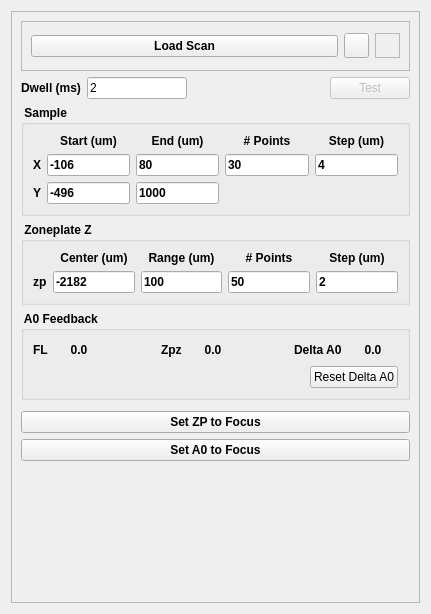
<?xml version="1.0" encoding="UTF-8"?>
<ui version="4.0">
 <class>Form</class>
 <widget class="QWidget" name="Form">
  <property name="geometry">
   <rect>
    <x>0</x>
    <y>0</y>
    <width>431</width>
    <height>614</height>
   </rect>
  </property>
  <property name="windowTitle">
   <string>Form</string>
  </property>
  <layout class="QVBoxLayout" name="verticalLayout">
   <item>
    <widget class="QFrame" name="frame">
     <property name="maximumSize">
      <size>
       <width>650</width>
       <height>16777215</height>
      </size>
     </property>
     <property name="frameShape">
      <enum>QFrame::StyledPanel</enum>
     </property>
     <property name="frameShadow">
      <enum>QFrame::Raised</enum>
     </property>
     <layout class="QVBoxLayout" name="verticalLayout_2">
      <item>
       <widget class="QFrame" name="loadscan_frame">
        <property name="minimumSize">
         <size>
          <width>0</width>
          <height>50</height>
         </size>
        </property>
        <property name="frameShape">
         <enum>QFrame::StyledPanel</enum>
        </property>
        <property name="frameShadow">
         <enum>QFrame::Sunken</enum>
        </property>
        <layout class="QHBoxLayout" name="horizontalLayout_3">
         <item>
          <widget class="QPushButton" name="loadScanBtn">
           <property name="font">
            <font>
             <weight>75</weight>
             <bold>true</bold>
            </font>
           </property>
           <property name="text">
            <string>Load Scan</string>
           </property>
          </widget>
         </item>
         <item>
          <widget class="QToolButton" name="helpBtn">
           <property name="minimumSize">
            <size>
             <width>25</width>
             <height>25</height>
            </size>
           </property>
           <property name="maximumSize">
            <size>
             <width>25</width>
             <height>25</height>
            </size>
           </property>
           <property name="text">
            <string/>
           </property>
           <property name="icon">
            <iconset>
             <normaloff>../../../icons/helplite.png</normaloff>../../../icons/helplite.png</iconset>
           </property>
           <property name="iconSize">
            <size>
             <width>50</width>
             <height>50</height>
            </size>
           </property>
          </widget>
         </item>
         <item>
          <widget class="QLabel" name="rtclkpic">
           <property name="maximumSize">
            <size>
             <width>25</width>
             <height>25</height>
            </size>
           </property>
           <property name="autoFillBackground">
            <bool>true</bool>
           </property>
           <property name="frameShape">
            <enum>QFrame::StyledPanel</enum>
           </property>
           <property name="text">
            <string/>
           </property>
           <property name="pixmap">
            <pixmap>../../../icons/icons8-mouse-right-click-50.png</pixmap>
           </property>
           <property name="scaledContents">
            <bool>true</bool>
           </property>
           <property name="alignment">
            <set>Qt::AlignRight|Qt::AlignTrailing|Qt::AlignVCenter</set>
           </property>
          </widget>
         </item>
        </layout>
       </widget>
      </item>
      <item>
       <layout class="QHBoxLayout" name="horizontalLayout_34">
        <item>
         <layout class="QHBoxLayout" name="horizontalLayout_35">
          <item>
           <widget class="QLabel" name="label_61">
            <property name="font">
             <font>
              <weight>75</weight>
              <bold>true</bold>
             </font>
            </property>
            <property name="text">
             <string>Dwell (ms)</string>
            </property>
            <property name="alignment">
             <set>Qt::AlignCenter</set>
            </property>
           </widget>
          </item>
          <item>
           <widget class="QLineEdit" name="dwellFld">
            <property name="maximumSize">
             <size>
              <width>100</width>
              <height>16777215</height>
             </size>
            </property>
            <property name="text">
             <string>2</string>
            </property>
           </widget>
          </item>
         </layout>
        </item>
        <item>
         <spacer name="horizontalSpacer_7">
          <property name="orientation">
           <enum>Qt::Horizontal</enum>
          </property>
          <property name="sizeHint" stdset="0">
           <size>
            <width>40</width>
            <height>20</height>
           </size>
          </property>
         </spacer>
        </item>
        <item>
         <widget class="QPushButton" name="testBtn">
          <property name="enabled">
           <bool>false</bool>
          </property>
          <property name="text">
           <string>Test</string>
          </property>
         </widget>
        </item>
        <item>
         <layout class="QHBoxLayout" name="horizontalLayout_36"/>
        </item>
       </layout>
      </item>
      <item>
       <widget class="QGroupBox" name="groupBox">
        <property name="minimumSize">
         <size>
          <width>0</width>
          <height>100</height>
         </size>
        </property>
        <property name="font">
         <font>
          <weight>75</weight>
          <bold>true</bold>
         </font>
        </property>
        <property name="title">
         <string> Sample </string>
        </property>
        <layout class="QHBoxLayout" name="horizontalLayout_2">
         <item>
          <layout class="QGridLayout" name="gridLayout">
           <item row="0" column="1">
            <widget class="QLabel" name="label_23">
             <property name="font">
              <font>
               <weight>75</weight>
               <bold>true</bold>
              </font>
             </property>
             <property name="text">
              <string>Start (um)</string>
             </property>
             <property name="alignment">
              <set>Qt::AlignCenter</set>
             </property>
            </widget>
           </item>
           <item row="0" column="2">
            <widget class="QLabel" name="label_24">
             <property name="font">
              <font>
               <weight>75</weight>
               <bold>true</bold>
              </font>
             </property>
             <property name="text">
              <string>End (um)</string>
             </property>
             <property name="alignment">
              <set>Qt::AlignCenter</set>
             </property>
            </widget>
           </item>
           <item row="0" column="3">
            <widget class="QLabel" name="label_25">
             <property name="font">
              <font>
               <weight>75</weight>
               <bold>true</bold>
              </font>
             </property>
             <property name="text">
              <string># Points</string>
             </property>
             <property name="alignment">
              <set>Qt::AlignCenter</set>
             </property>
            </widget>
           </item>
           <item row="0" column="4">
            <widget class="QLabel" name="label_56">
             <property name="font">
              <font>
               <weight>75</weight>
               <bold>true</bold>
              </font>
             </property>
             <property name="text">
              <string>Step (um)</string>
             </property>
             <property name="alignment">
              <set>Qt::AlignCenter</set>
             </property>
            </widget>
           </item>
           <item row="1" column="0">
            <widget class="QLabel" name="label_57">
             <property name="font">
              <font>
               <weight>75</weight>
               <bold>true</bold>
              </font>
             </property>
             <property name="text">
              <string>X</string>
             </property>
            </widget>
           </item>
           <item row="1" column="1">
            <widget class="QLineEdit" name="startXFld">
             <property name="text">
              <string>-106</string>
             </property>
            </widget>
           </item>
           <item row="1" column="2">
            <widget class="QLineEdit" name="endXFld">
             <property name="text">
              <string>80</string>
             </property>
            </widget>
           </item>
           <item row="1" column="3">
            <widget class="QLineEdit" name="npointsXFld">
             <property name="text">
              <string>30</string>
             </property>
            </widget>
           </item>
           <item row="1" column="4">
            <widget class="QLineEdit" name="stepXFld">
             <property name="text">
              <string>4</string>
             </property>
            </widget>
           </item>
           <item row="2" column="0">
            <widget class="QLabel" name="label_58">
             <property name="font">
              <font>
               <weight>75</weight>
               <bold>true</bold>
              </font>
             </property>
             <property name="text">
              <string>Y</string>
             </property>
            </widget>
           </item>
           <item row="2" column="1">
            <widget class="QLineEdit" name="startYFld">
             <property name="text">
              <string>-496</string>
             </property>
            </widget>
           </item>
           <item row="2" column="2">
            <widget class="QLineEdit" name="endYFld">
             <property name="text">
              <string>1000</string>
             </property>
            </widget>
           </item>
          </layout>
         </item>
        </layout>
       </widget>
      </item>
      <item>
       <widget class="QGroupBox" name="groupBox_2">
        <property name="minimumSize">
         <size>
          <width>0</width>
          <height>74</height>
         </size>
        </property>
        <property name="font">
         <font>
          <weight>75</weight>
          <bold>true</bold>
         </font>
        </property>
        <property name="title">
         <string> Zoneplate Z </string>
        </property>
        <layout class="QVBoxLayout" name="verticalLayout_3">
         <item>
          <layout class="QGridLayout" name="gridLayout_9">
           <item row="0" column="1">
            <widget class="QLabel" name="label9">
             <property name="font">
              <font>
               <weight>75</weight>
               <bold>true</bold>
              </font>
             </property>
             <property name="text">
              <string>Center (um)</string>
             </property>
             <property name="alignment">
              <set>Qt::AlignCenter</set>
             </property>
            </widget>
           </item>
           <item row="0" column="2">
            <widget class="QLabel" name="label_60">
             <property name="font">
              <font>
               <weight>75</weight>
               <bold>true</bold>
              </font>
             </property>
             <property name="text">
              <string>Range (um)</string>
             </property>
             <property name="alignment">
              <set>Qt::AlignCenter</set>
             </property>
            </widget>
           </item>
           <item row="0" column="3">
            <widget class="QLabel" name="label_62">
             <property name="font">
              <font>
               <weight>75</weight>
               <bold>true</bold>
              </font>
             </property>
             <property name="text">
              <string># Points</string>
             </property>
             <property name="alignment">
              <set>Qt::AlignCenter</set>
             </property>
            </widget>
           </item>
           <item row="0" column="4">
            <widget class="QLabel" name="label_63">
             <property name="font">
              <font>
               <weight>75</weight>
               <bold>true</bold>
              </font>
             </property>
             <property name="text">
              <string>Step (um)</string>
             </property>
             <property name="alignment">
              <set>Qt::AlignCenter</set>
             </property>
            </widget>
           </item>
           <item row="1" column="0">
            <widget class="QLabel" name="label_64">
             <property name="font">
              <font>
               <weight>75</weight>
               <bold>true</bold>
              </font>
             </property>
             <property name="text">
              <string>zp</string>
             </property>
            </widget>
           </item>
           <item row="1" column="1">
            <widget class="QLineEdit" name="centerZPFld">
             <property name="text">
              <string>-2182</string>
             </property>
            </widget>
           </item>
           <item row="1" column="4">
            <widget class="QLineEdit" name="stepZPFld">
             <property name="text">
              <string>2</string>
             </property>
            </widget>
           </item>
           <item row="1" column="2">
            <widget class="QLineEdit" name="rangeZPFld">
             <property name="text">
              <string>100</string>
             </property>
            </widget>
           </item>
           <item row="1" column="3">
            <widget class="QLineEdit" name="npointsZPFld">
             <property name="text">
              <string>50</string>
             </property>
            </widget>
           </item>
          </layout>
         </item>
        </layout>
       </widget>
      </item>
      <item>
       <widget class="QGroupBox" name="groupBox_3">
        <property name="minimumSize">
         <size>
          <width>0</width>
          <height>0</height>
         </size>
        </property>
        <property name="font">
         <font>
          <weight>75</weight>
          <bold>true</bold>
         </font>
        </property>
        <property name="title">
         <string> A0 Feedback</string>
        </property>
        <layout class="QVBoxLayout" name="verticalLayout_4">
         <item>
          <layout class="QHBoxLayout" name="horizontalLayout">
           <item>
            <widget class="QLabel" name="zlabel_2">
             <property name="font">
              <font>
               <weight>75</weight>
               <bold>true</bold>
              </font>
             </property>
             <property name="toolTip">
              <string>The Focal Length feedback</string>
             </property>
             <property name="text">
              <string>FL</string>
             </property>
            </widget>
           </item>
           <item>
            <widget class="QLabel" name="flFbkLbl">
             <property name="minimumSize">
              <size>
               <width>50</width>
               <height>0</height>
              </size>
             </property>
             <property name="toolTip">
              <string>The Focal Length feedback</string>
             </property>
             <property name="text">
              <string>0.0</string>
             </property>
             <property name="alignment">
              <set>Qt::AlignCenter</set>
             </property>
            </widget>
           </item>
           <item>
            <spacer name="horizontalSpacer_3">
             <property name="orientation">
              <enum>Qt::Horizontal</enum>
             </property>
             <property name="sizeHint" stdset="0">
              <size>
               <width>13</width>
               <height>20</height>
              </size>
             </property>
            </spacer>
           </item>
           <item>
            <widget class="QLabel" name="zlabel">
             <property name="font">
              <font>
               <weight>75</weight>
               <bold>true</bold>
              </font>
             </property>
             <property name="toolTip">
              <string>The Zoneplate Z feedback</string>
             </property>
             <property name="text">
              <string>Zpz</string>
             </property>
            </widget>
           </item>
           <item>
            <widget class="QLabel" name="zpzFbkLbl">
             <property name="minimumSize">
              <size>
               <width>50</width>
               <height>0</height>
              </size>
             </property>
             <property name="toolTip">
              <string>The Zoneplate Z feedback</string>
             </property>
             <property name="text">
              <string>0.0</string>
             </property>
             <property name="alignment">
              <set>Qt::AlignCenter</set>
             </property>
            </widget>
           </item>
           <item>
            <spacer name="horizontalSpacer_2">
             <property name="orientation">
              <enum>Qt::Horizontal</enum>
             </property>
             <property name="sizeHint" stdset="0">
              <size>
               <width>17</width>
               <height>20</height>
              </size>
             </property>
            </spacer>
           </item>
           <item>
            <widget class="QLabel" name="label">
             <property name="font">
              <font>
               <weight>75</weight>
               <bold>true</bold>
              </font>
             </property>
             <property name="toolTip">
              <string>The Delta A0 value</string>
             </property>
             <property name="text">
              <string>Delta A0</string>
             </property>
            </widget>
           </item>
           <item>
            <widget class="QLabel" name="deltaA0FbkLbl">
             <property name="minimumSize">
              <size>
               <width>50</width>
               <height>0</height>
              </size>
             </property>
             <property name="toolTip">
              <string>The Delta A0 value</string>
             </property>
             <property name="text">
              <string>0.0</string>
             </property>
             <property name="alignment">
              <set>Qt::AlignCenter</set>
             </property>
            </widget>
           </item>
          </layout>
         </item>
         <item>
          <layout class="QHBoxLayout" name="horizontalLayout_4">
           <item>
            <spacer name="horizontalSpacer_4">
             <property name="orientation">
              <enum>Qt::Horizontal</enum>
             </property>
             <property name="sizeHint" stdset="0">
              <size>
               <width>40</width>
               <height>20</height>
              </size>
             </property>
            </spacer>
           </item>
           <item>
            <widget class="QPushButton" name="resetDeltaA0Btn">
             <property name="font">
              <font>
               <weight>50</weight>
               <bold>false</bold>
              </font>
             </property>
             <property name="toolTip">
              <string>Reset the Delta A0 value to 0.0</string>
             </property>
             <property name="text">
              <string>Reset Delta A0</string>
             </property>
            </widget>
           </item>
          </layout>
         </item>
        </layout>
       </widget>
      </item>
      <item>
       <spacer name="verticalSpacer_2">
        <property name="orientation">
         <enum>Qt::Vertical</enum>
        </property>
        <property name="sizeType">
         <enum>QSizePolicy::Fixed</enum>
        </property>
        <property name="sizeHint" stdset="0">
         <size>
          <width>20</width>
          <height>5</height>
         </size>
        </property>
       </spacer>
      </item>
      <item>
       <widget class="QPushButton" name="setZPtoFocusBtn">
        <property name="enabled">
         <bool>true</bool>
        </property>
        <property name="font">
         <font>
          <weight>75</weight>
          <bold>true</bold>
         </font>
        </property>
        <property name="toolTip">
         <string>Set the ZP to the discovered focus position</string>
        </property>
        <property name="text">
         <string>Set ZP to Focus</string>
        </property>
        <property name="checkable">
         <bool>false</bool>
        </property>
       </widget>
      </item>
      <item>
       <widget class="QPushButton" name="setA0toFocusBtn">
        <property name="enabled">
         <bool>true</bool>
        </property>
        <property name="font">
         <font>
          <weight>75</weight>
          <bold>true</bold>
         </font>
        </property>
        <property name="toolTip">
         <string>Change the value of A0 to satisfy theoretical focus</string>
        </property>
        <property name="text">
         <string>Set A0 to Focus</string>
        </property>
        <property name="flat">
         <bool>false</bool>
        </property>
       </widget>
      </item>
      <item>
       <spacer name="verticalSpacer">
        <property name="orientation">
         <enum>Qt::Vertical</enum>
        </property>
        <property name="sizeHint" stdset="0">
         <size>
          <width>20</width>
          <height>40</height>
         </size>
        </property>
       </spacer>
      </item>
     </layout>
    </widget>
   </item>
  </layout>
 </widget>
 <resources/>
 <connections/>
</ui>
